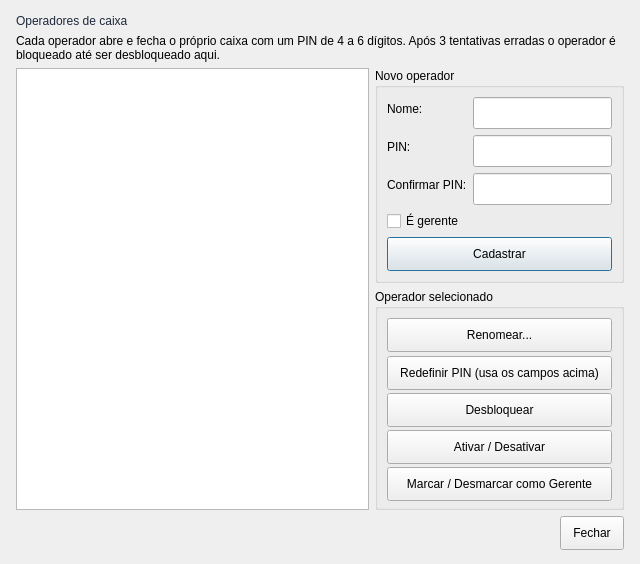
<?xml version="1.0" encoding="UTF-8"?>
<ui version="4.0">
 <class>Operadores</class>
 <widget class="QDialog" name="Operadores">
  <property name="geometry">
   <rect>
    <x>0</x>
    <y>0</y>
    <width>640</width>
    <height>440</height>
   </rect>
  </property>
  <property name="windowTitle">
   <string>Operadores de caixa</string>
  </property>
  <property name="styleSheet">
   <string notr="true">QLabel#Lbl_Titulo { font: 700 14pt &quot;Ubuntu&quot;; color: rgb(30, 41, 59); }
QLineEdit { min-height: 30px; }
QPushButton { min-height: 32px; padding: 0 12px; }
QTableView { alternate-background-color: #f1f5f9; }</string>
  </property>
  <layout class="QVBoxLayout" name="verticalLayout">
   <property name="leftMargin">
    <number>16</number>
   </property>
   <property name="topMargin">
    <number>14</number>
   </property>
   <property name="rightMargin">
    <number>16</number>
   </property>
   <property name="bottomMargin">
    <number>14</number>
   </property>
   <item>
    <widget class="QLabel" name="Lbl_Titulo">
     <property name="text">
      <string>Operadores de caixa</string>
     </property>
    </widget>
   </item>
   <item>
    <widget class="QLabel" name="Lbl_Info">
     <property name="text">
      <string>Cada operador abre e fecha o próprio caixa com um PIN de 4 a 6 dígitos. Após 3 tentativas erradas o operador é bloqueado até ser desbloqueado aqui.</string>
     </property>
     <property name="wordWrap">
      <bool>true</bool>
     </property>
    </widget>
   </item>
   <item>
    <layout class="QHBoxLayout" name="horizontalLayout" stretch="3,2">
     <item>
      <widget class="QTableView" name="Tview_Operadores">
       <property name="alternatingRowColors">
        <bool>true</bool>
       </property>
       <property name="selectionMode">
        <enum>QAbstractItemView::SelectionMode::SingleSelection</enum>
       </property>
       <property name="selectionBehavior">
        <enum>QAbstractItemView::SelectionBehavior::SelectRows</enum>
       </property>
       <attribute name="verticalHeaderVisible">
        <bool>false</bool>
       </attribute>
      </widget>
     </item>
     <item>
      <layout class="QVBoxLayout" name="vl_form">
       <item>
        <widget class="QGroupBox" name="gbNovo">
         <property name="title">
          <string>Novo operador</string>
         </property>
         <layout class="QFormLayout" name="formLayout">
          <item row="0" column="0">
           <widget class="QLabel" name="label">
            <property name="text">
             <string>Nome:</string>
            </property>
           </widget>
          </item>
          <item row="0" column="1">
           <widget class="QLineEdit" name="Ledit_Nome"/>
          </item>
          <item row="1" column="0">
           <widget class="QLabel" name="label_2">
            <property name="text">
             <string>PIN:</string>
            </property>
           </widget>
          </item>
          <item row="1" column="1">
           <widget class="QLineEdit" name="Ledit_Pin">
            <property name="maxLength">
             <number>6</number>
            </property>
            <property name="echoMode">
             <enum>QLineEdit::EchoMode::Password</enum>
            </property>
           </widget>
          </item>
          <item row="2" column="0">
           <widget class="QLabel" name="label_3">
            <property name="text">
             <string>Confirmar PIN:</string>
            </property>
           </widget>
          </item>
          <item row="2" column="1">
           <widget class="QLineEdit" name="Ledit_PinConf">
            <property name="maxLength">
             <number>6</number>
            </property>
            <property name="echoMode">
             <enum>QLineEdit::EchoMode::Password</enum>
            </property>
           </widget>
          </item>
          <item row="3" column="0" colspan="2">
           <widget class="QCheckBox" name="Chk_Gerente">
            <property name="toolTip">
             <string>Gerente pode abrir histórico de caixas, cadastro de operadores, configurações e relatórios gerenciais.</string>
            </property>
            <property name="text">
             <string>É gerente</string>
            </property>
           </widget>
          </item>
          <item row="4" column="0" colspan="2">
           <widget class="QPushButton" name="Btn_Cadastrar">
            <property name="text">
             <string>Cadastrar</string>
            </property>
           </widget>
          </item>
         </layout>
        </widget>
       </item>
       <item>
        <widget class="QGroupBox" name="gbSelecionado">
         <property name="title">
          <string>Operador selecionado</string>
         </property>
         <layout class="QVBoxLayout" name="vl_sel">
          <item>
           <widget class="QPushButton" name="Btn_Renomear">
            <property name="text">
             <string>Renomear...</string>
            </property>
           </widget>
          </item>
          <item>
           <widget class="QPushButton" name="Btn_RedefinirPin">
            <property name="text">
             <string>Redefinir PIN (usa os campos acima)</string>
            </property>
           </widget>
          </item>
          <item>
           <widget class="QPushButton" name="Btn_Desbloquear">
            <property name="text">
             <string>Desbloquear</string>
            </property>
           </widget>
          </item>
           <item>
            <widget class="QPushButton" name="Btn_AtivarDesativar">
             <property name="text">
              <string>Ativar / Desativar</string>
             </property>
            </widget>
           </item>
           <item>
            <widget class="QPushButton" name="Btn_Gerente">
             <property name="text">
              <string>Marcar / Desmarcar como Gerente</string>
             </property>
            </widget>
           </item>
          </layout>
        </widget>
       </item>
       <item>
        <spacer name="verticalSpacer">
         <property name="orientation">
          <enum>Qt::Orientation::Vertical</enum>
         </property>
         <property name="sizeHint" stdset="0">
          <size>
           <width>20</width>
           <height>10</height>
          </size>
         </property>
        </spacer>
       </item>
      </layout>
     </item>
    </layout>
   </item>
   <item>
    <layout class="QHBoxLayout" name="hl_rodape">
     <item>
      <spacer name="horizontalSpacer">
       <property name="orientation">
        <enum>Qt::Orientation::Horizontal</enum>
       </property>
       <property name="sizeHint" stdset="0">
        <size>
         <width>40</width>
         <height>20</height>
        </size>
       </property>
      </spacer>
     </item>
     <item>
      <widget class="QPushButton" name="Btn_Fechar">
       <property name="text">
        <string>Fechar</string>
       </property>
      </widget>
     </item>
    </layout>
   </item>
  </layout>
 </widget>
 <resources/>
 <connections/>
</ui>
